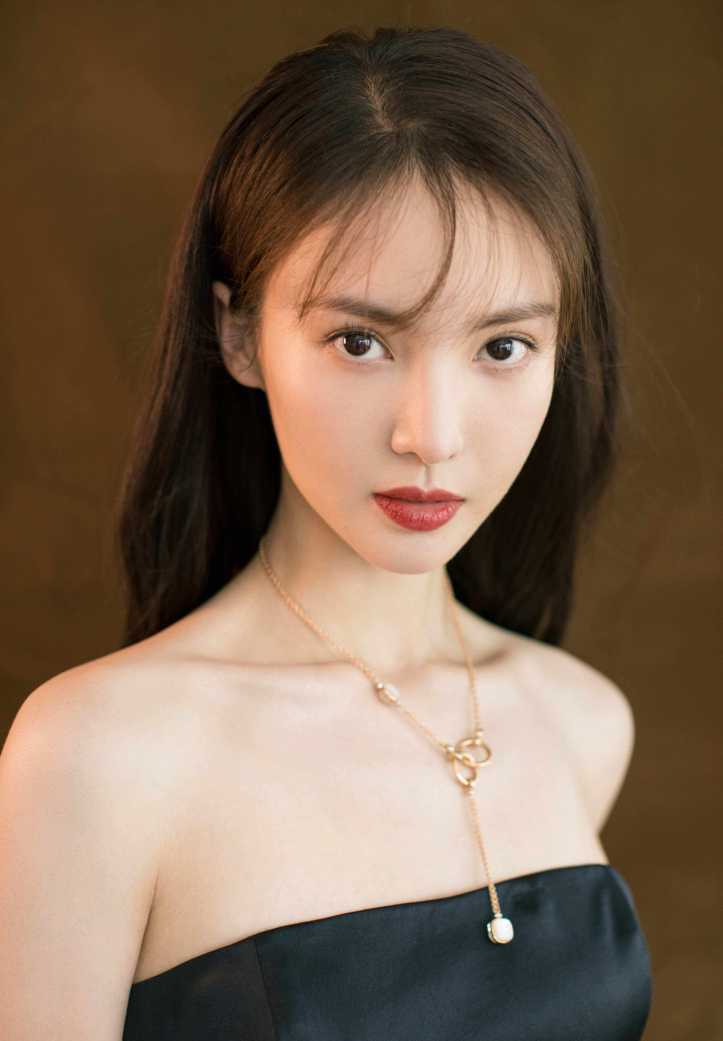
#> input picture jinchen.jpeg, 4337 x 6246 px, found by its file name (shown at 1/6 size)
$ python image_opera01.py
#> lines starting #> are read from the running program, lines starting #| are printed output that depends on the picture
from PIL import Image
import numpy as np

path1 = r"D:\PycharmProjects\2020-07-25-PIL\directory\jinchen.jpeg"
path2 = r"directory/jinchen.jpeg"
img = Image.open(path2)
#> img is the input picture: PIL image 4337x6246 RGB; mean R, G, B 126, 103, 82.6
print(img)
#| <PIL.JpegImagePlugin.JpegImageFile image mode=RGB size=4337x6246 at 0x7FEAEB67E190>
# img.show()

w, h = img.size
#> w = 4337; h = 6246
print(img.size)
#| (4337, 6246)

# 图像转numpy数组
a = np.array(img)
print(a)
#> (printed output is left out)
print(a.shape)
#| (6246, 4337, 3)

# numpy数组转图像
b = Image.fromarray(a)
print(b)
#| <PIL.Image.Image image mode=RGB size=4337x6246 at 0x7FEAEB6846D0>
# b.show()

# 统计图片的像素直方图，统计每个像素值出现的次数
his = img.histogram()
#> his = 768 values, max 785719 at index 539, min 154 at index 765, mean 105816
print(his)
#> (printed output is left out)
print(len(his))

# 查看指定坐标位置的像素点的RGB值
print(img.size)
pixes = img.getpixel((120, 80))
#> pixes = (78, 55, 24)
print(pixes)

# 查看图像的模式类型
bands = img.getbands()
#> bands = ('R', 'G', 'B')
print(bands)

# 按指定角度旋转图像，返回旋转后的图像
# img = img.rotate(45)
# img.show()

# 按指定坐标位置裁剪图片
img2 = img.crop((100, 100, 2000, 2000))
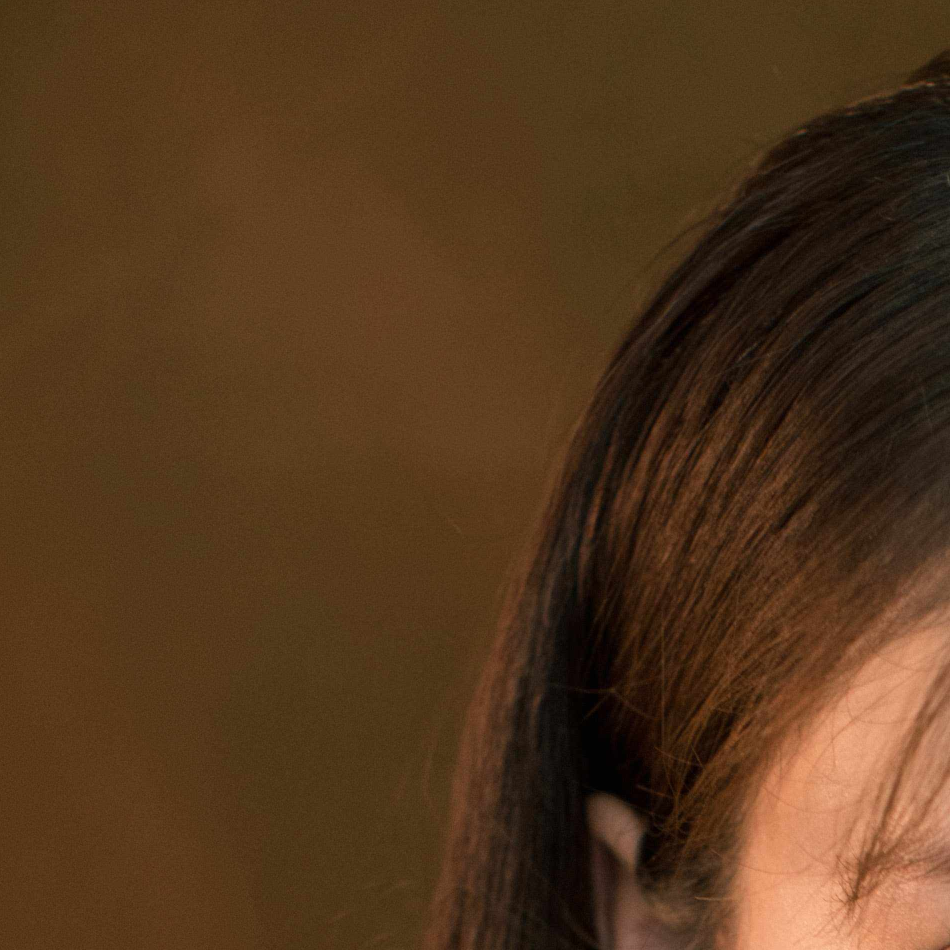
#> img2: PIL image 1900x1900 RGB (shown at 1/2 size); mean R, G, B 83.6, 54.9, 28.8
# img2.show()
print(img2.size)

# 使用切片的方法裁剪图片
print(np.array(img)[100:600, 500:1000, :].shape)  # h, w, c
img2 = Image.fromarray(np.array(img)[100:600, 500:1000, :])  # h, w, c
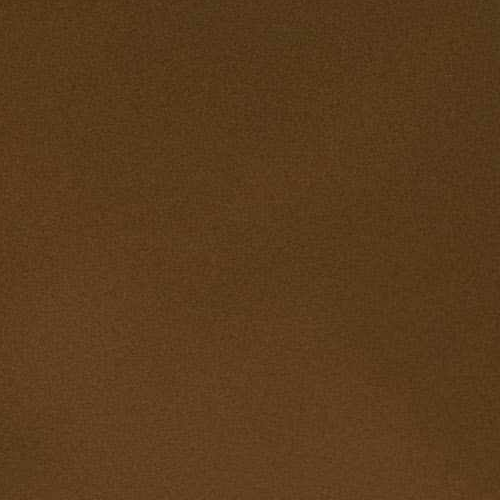
#> img2: PIL image 500x500 RGB; mean R, G, B 89.6, 58.9, 27.9
# img2.show()

# 按指定尺寸大小缩放图像，返回缩放后的图像
x = img.resize((800, 800))  # 图像会变形
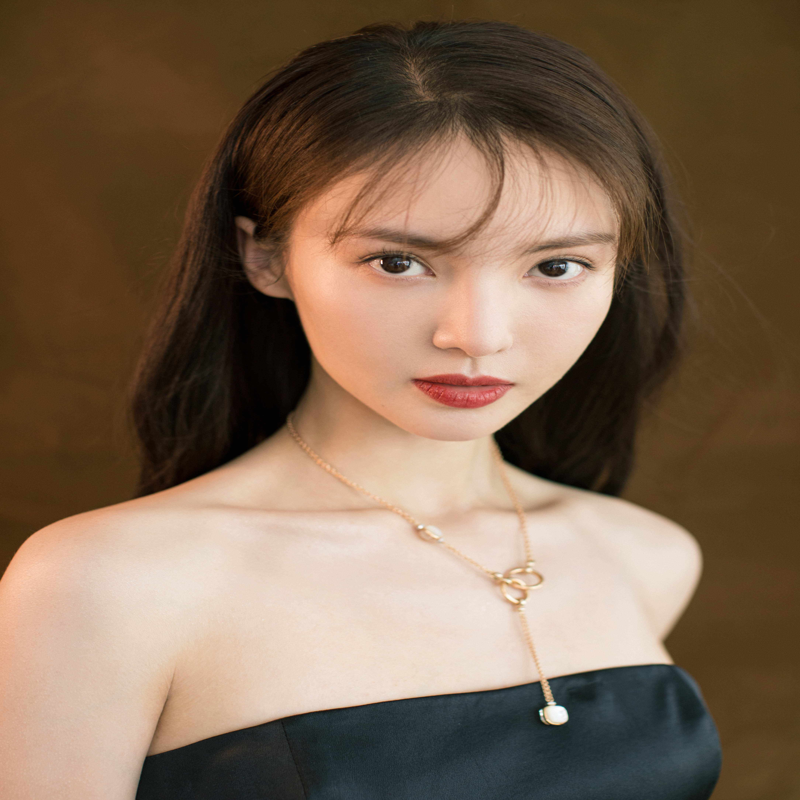
#> x: PIL image 800x800 RGB; mean R, G, B 126, 103, 82.6
# x.show()

# thumbnail按最大边等比例缩放，没有返回值
# 相当于直接把图片缩放
img.thumbnail((8000, 8000))
# img.show()

# 将图像转成灰度图，单通道
img = img.convert("L")
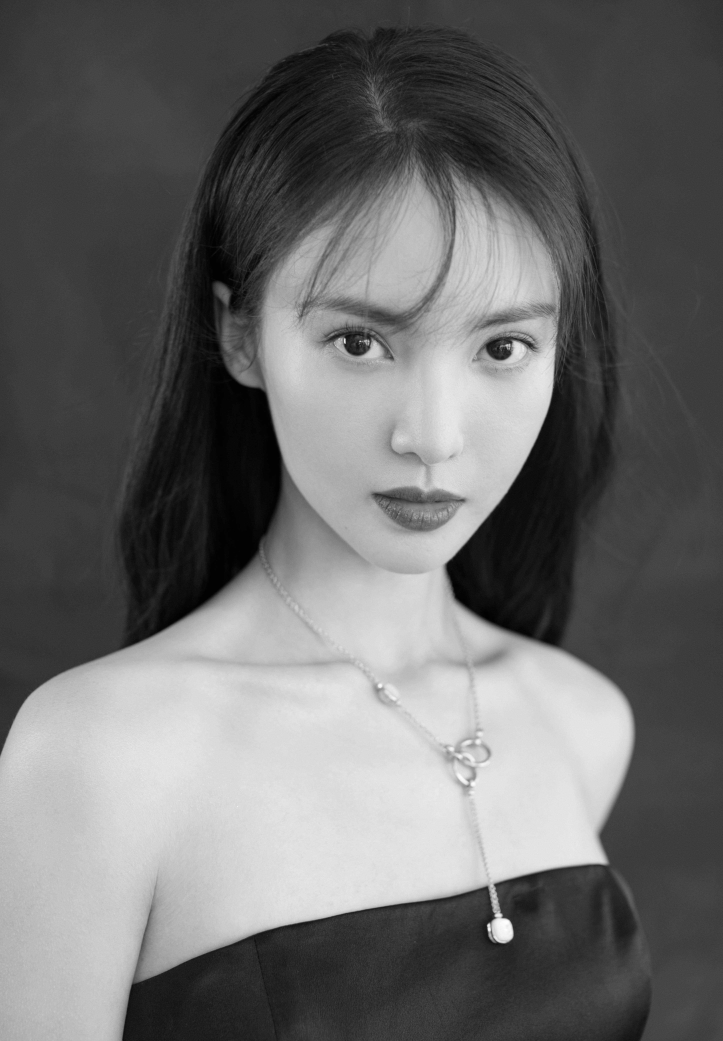
#> img: PIL image 4337x6246 L (shown at 1/6 size); min 0, max 255, mean 107.5
bands = img.getbands()
#> bands = ('L',)
print(bands)
# img.show()

# 将图像转成RGB图，三通道
img = img.convert("RGB")
#> img: PIL image 4337x6246 RGB
# img.show()
print(np.array(img).shape)

# 将一张图片按指定位置粘贴到另一张图片上
img.paste(Image.open("huge.jpeg"), (10, 10))
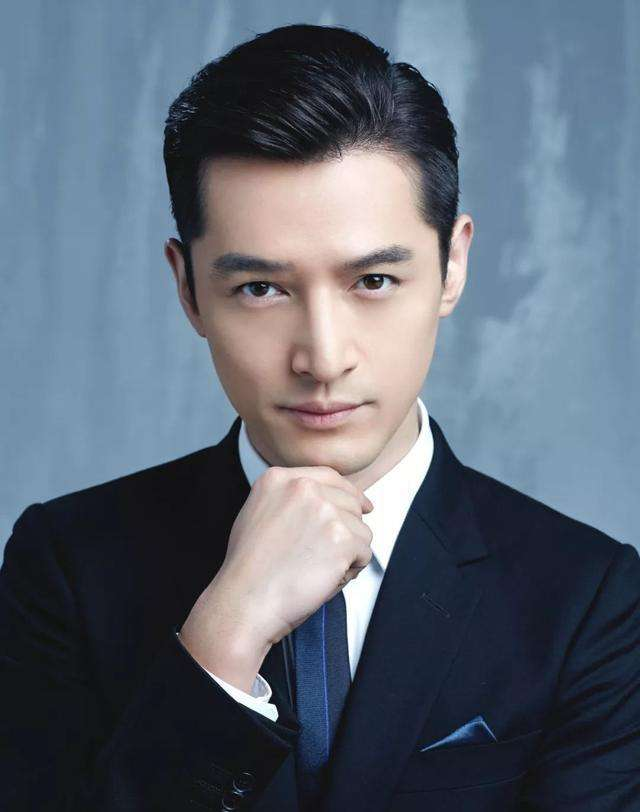
#> input picture huge.jpeg, 640 x 812 px
# img.show()

# 保存图像
# img.save("./directory/1.jpg")

# 生成一张空白图片
image = Image.new("RGB", (100, 100), (255, 255, 255))
#> image: PIL image 100x100 RGB; every value is 255
image.show()
